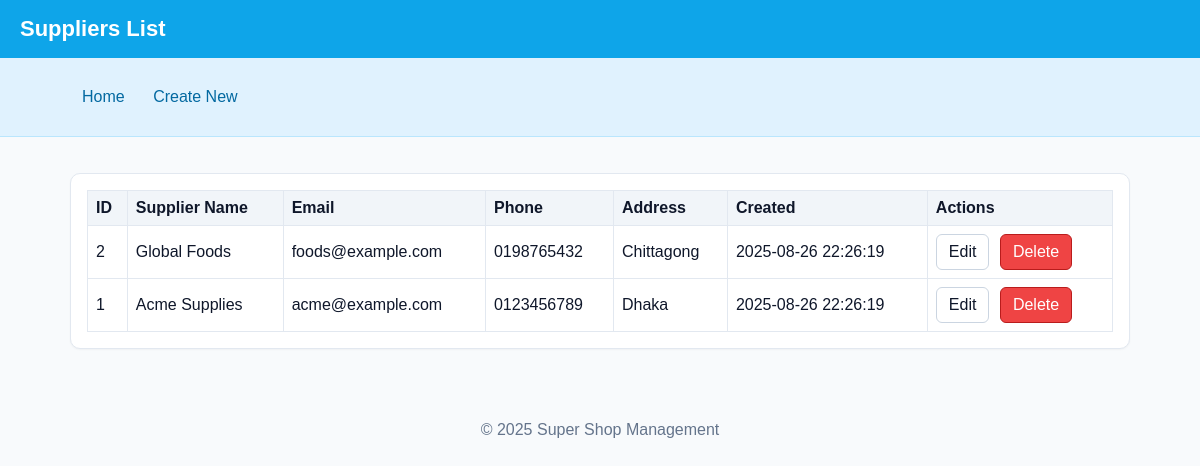
Page /tables/suppliers/list.php on the committed database.
### tables this page shows
CREATE TABLE suppliers (
  supplier_id INT AUTO_INCREMENT PRIMARY KEY,
  name VARCHAR(150) NOT NULL,
  email VARCHAR(150) NULL,
  phone VARCHAR(50) NULL,
  address VARCHAR(255) NULL,
  created_at DATETIME NOT NULL DEFAULT CURRENT_TIMESTAMP
);

### tables/suppliers/list.php (called while the page is built)
<?php
require_once __DIR__ . '/config.php';
require_once __DIR__ . '/../../crud/list.php';
?>

### tables/suppliers/config.php (called while the page is built)
<?php
$table = 'suppliers';
$primary_key = 'supplier_id';
$fields = [
  'supplier_id' => ['type'=>'int','auto_increment'=>true,'primary'=>true],
  'name'        => ['type'=>'varchar','required'=>true],
  'email'       => ['type'=>'varchar','required'=>false,'nullable'=>true],
  'phone'       => ['type'=>'varchar','required'=>false,'nullable'=>true],
  'address'     => ['type'=>'varchar','required'=>false,'nullable'=>true],
  'created_at'  => ['type'=>'datetime','auto'=>true],
];
$labels = [
  'supplier_id' => 'ID',
  'name'        => 'Supplier Name',
  'email'       => 'Email',
  'phone'       => 'Phone',
  'address'     => 'Address',
  'created_at'  => 'Created',
];
?>

### crud/list.php (the view, shortened to what this page needs)
<?php
require_once __DIR__ . '/../config/db_connect.php';
function render_header($title) {
  echo '<!doctype html><html><head><meta charset="utf-8"><meta name="viewport" content="width=device-width, initial-scale=1"><title>'
    . htmlspecialchars($title) . '</title><link rel="stylesheet" href="../../assets/style.css"></head><body>';
  echo '<div class="header"><h1>' . htmlspecialchars($title) . '</h1></div>';
  echo '<div class="nav"><div class="container"><a href="../../index.php">Home</a> <a href="create.php">Create New</a></div></div>';
  echo '<div class="container"><div class="card">';
}
function render_footer() {
  echo '</div></div><div class="footer"><p>&copy; ' . date('Y') . ' Super Shop Management</p></div></body></html>';
}
render_header(ucfirst($table) . ' List');
$page = max(1, (int)($_GET['page'] ?? 1));
$perPage = 20;
$offset = ($page - 1) * $perPage;
$stmt = $pdo->prepare("SELECT * FROM {$table} ORDER BY {$primary_key} DESC LIMIT :limit OFFSET :offset");
$stmt->bindValue(':limit', $perPage, PDO::PARAM_INT);
$stmt->bindValue(':offset', $offset, PDO::PARAM_INT);
$stmt->execute();
$rows = $stmt->fetchAll();
if (!$rows) {
  echo '<p>No records yet. <a class="btn primary" href="create.php">Create the first one</a></p>';
} else {
  echo '<table class="table"><thead><tr>';
  foreach ($fields as $name => $meta) {
    echo '<th>' . htmlspecialchars($labels[$name] ?? $name) . '</th>';
  }
  echo '<th>Actions</th>';
  echo '</tr></thead><tbody>';
  foreach ($rows as $row) {
    echo '<tr>';
    foreach ($fields as $name => $meta) {
      $val = $row[$name] ?? '';
      if (!empty($meta['type']) && $meta['type'] === 'datetime' && !empty($val)) {
        $val = htmlspecialchars($val);
      } else {
        $val = htmlspecialchars((string)$val);
      }
      echo '<td>' . $val . '</td>';
    }
    $id = urlencode($row[$primary_key]);
    echo '<td><a class="btn" href="edit.php?id='.$id.'">Edit</a> <a class="btn danger" href="delete.php?id='.$id.'" onclick="return confirm(\'Delete this record?\')">Delete</a></td>';
    echo '</tr>';
  }
  echo '</tbody></table>';
}
render_footer();

### assets/style.css (style rules this page uses)
* { box-sizing: border-box; }
body { font-family: Arial, Helvetica, sans-serif; margin: 0; background:#f8fafc; color:#0f172a; }
a { text-decoration: none; }
.container { max-width: 1100px; margin: 0 auto; padding: 20px; }
.header { background:#0ea5e9; color:white; padding:16px 20px; }
.header h1 { margin:0; font-size: 22px; }
.nav { background:#e0f2fe; border-bottom:1px solid #bae6fd; }
.nav a { display:inline-block; padding:10px 12px; color:#0369a1; }
.card { background:white; border:1px solid #e2e8f0; border-radius:10px; padding:16px; margin:16px 0; box-shadow: 0 1px 2px rgba(0,0,0,0.04); }
.table { width:100%; border-collapse: collapse; }
.table th, .table td { border:1px solid #e2e8f0; padding:8px; text-align:left; }
.table th { background:#f1f5f9; }
.btn { display:inline-block; padding:8px 12px; border-radius:6px; border:1px solid #cbd5e1; background:#fff; color:#0f172a; }
.btn.danger { background:#ef4444; color:white; border-color:#b91c1c; }
.btn + .btn { margin-left: 6px; }
.footer { text-align:center; color:#64748b; padding:20px; }

### rows in the picture
suppliers: supplier_id "2", name "Global Foods", email "foods@example.com", phone "0198765432", address "Chittagong", created_at "2025-08-26 22:26:19"
suppliers: supplier_id "1", name "Acme Supplies", email "acme@example.com", phone "0123456789", address "Dhaka", created_at "2025-08-26 22:26:19"

### other values in the picture
$title "Suppliers List"
$labels[$name] "ID"
$labels[$name] "Supplier Name"
$labels[$name] "Email"
$labels[$name] "Phone"
$labels[$name] "Address"
$labels[$name] "Created"
